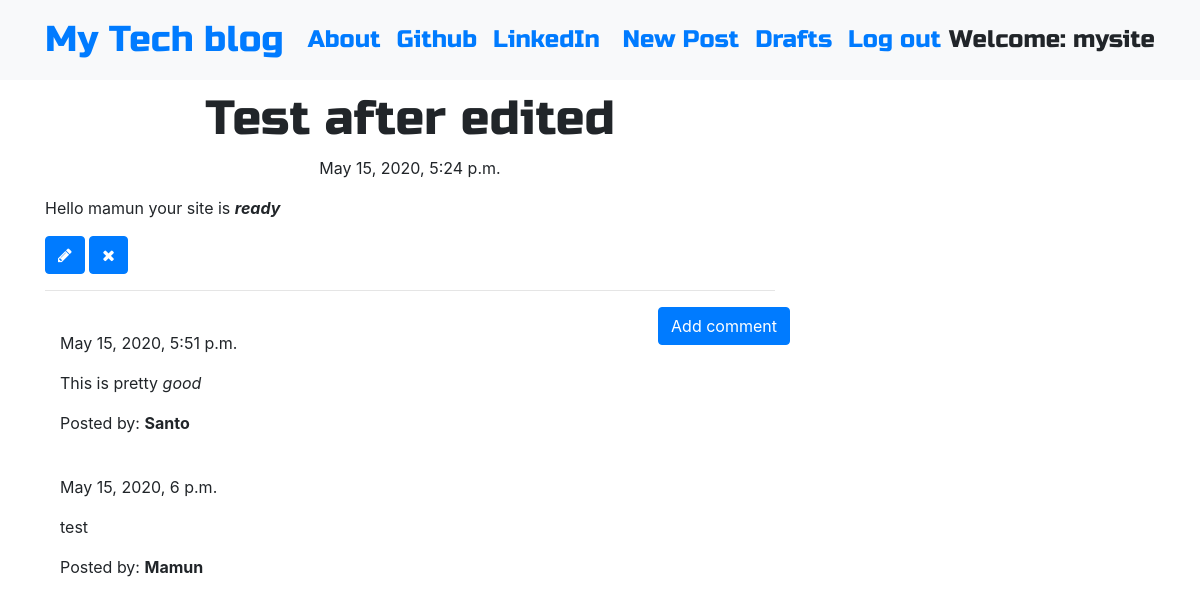
Screenshot of /post/4 (signed in) with the database file from the repository.
### blog/models.py (models this page shows, shortened)
class Post(models.Model):
    author = models.ForeignKey('auth.User',on_delete=models.CASCADE)
    title = models.CharField(max_length=200)
    text = models.TextField()
    created_date = models.DateTimeField(default=timezone.now)
    published_date = models.DateTimeField(blank=True, null=True)

class Comment(models.Model):
    post = models.ForeignKey('blog.Post', related_name='comments',on_delete=models.CASCADE)
    author = models.CharField(max_length=200)
    text = models.TextField()
    created_date = models.DateTimeField(default=timezone.now)
    approved_comment = models.BooleanField(default=False)

### blog/views.py (the view)
# urls.py: path('post/<int:pk>', views.PostDetailView.as_view(), name='post_detail'),
class PostDetailView(DetailView):
    model = Post

### blog/templates/blog/post_detail.html (shortened to what this page needs)
{% extends 'blog/base.html' %}
{% block content %}
        <h1 class='posttitle loader'>{{ post.title }}</h1>
        {% if post.published_date %}
            <div class="date postdate">
                {{ post.published_date }}
            </div>
        {% else %}
            <a class="btn btn-outline-dark" href="{% url 'post_publish' pk=post.pk %}">Publish</a>
        {% endif %}
      <p class='postcontent' >{{ post.text|safe|linebreaksbr }}</p>
      {% if user.is_authenticated %}
          <a class="btn btn-primary" href="{% url 'post_edit' pk=post.pk %}"><span class="fa fa-pencil"></span></a>
          <a class="btn btn-primary" href="{% url 'post_remove' pk=post.pk %}"><span class="fa fa-remove"></span></a>
      {% endif %}
  <hr>
  <a class="btn btn-primary btn-comment" href="{% url 'add_comment_to_post' pk=post.pk %}">Add comment</a>
  <div class="container">
  {% for comment in post.comments.all %}
  <br>
      {% if user.is_authenticated or comment.approved_comment %}
              {{ comment.created_date }}
          <p>{{ comment.text|safe|linebreaks }}</p>
          <p>Posted by: <strong>{{ comment.author }}</strong></p>
      {% endif %}
  {% empty %}
      <p>No comments posted.</p>
  {% endfor %}
</div>
{% endblock %}

### blog/templates/blog/base.html (shortened to what this page needs)
<!DOCTYPE html>
{% load static %}
<html>
  <head>
    <link rel="stylesheet" href="https://stackpath.bootstrapcdn.com/bootstrap/4.1.3/css/bootstrap.min.css"
>
    <link href="https://maxcdn.bootstrapcdn.com/font-awesome/4.7.0/css/font-awesome.min.css" rel="stylesheet">
    <link rel="stylesheet" href="//cdn.jsdelivr.net/medium-editor/latest/css/medium-editor.min.css" type="text/css" media="screen" charset="utf-8">
    <link rel="stylesheet" href="{% static 'css/blog.css' %}">
  </head>
  <body class='loader'>
    <nav class="navbar navbar-expand-lg bg-light techfont">
      <div class="container">
        <div class="navbar-nav align-items-center">
          <a class="navbar-brand bigbrand" href="{% url 'post_list' %}">My Tech blog</a>
          <a class="nav-item nav-link" href="{% url 'about' %}">About</a>
          <a class="nav-item nav-link" href="https://www.github.com">Github</a>
          <a class="nav-item nav-link" href="https://www.linkedin.com">LinkedIn</a>
        </div>
        <div class="navbar-nav align-items-center ml-auto">
          {% if user.is_authenticated %}
            <a class="nav-item nav-link" href="{% url 'post_new' %}">New Post</a>
            <a class="nav-item nav-link" href="{% url 'post_draft_list' %}">Drafts</a>
            <a class="nav-item nav-link" href="{% url 'logout' %}">Log out</a>
            <a >Welcome: {{ user.username }}</a>
          {% else %}
            <a class="nav-item nav-link" href="{% url 'login' %}" aria-label="Login">
              <span class="fa fa-user" aria-hidden="true"></span></a>
          {% endif %}
        </div>
      </div>
    </nav>
          <div class="content container">
              <div class="row">
                  <div class="col-md-8">
                    <div class="blog_posts">
                      {% block content %}
                      {% endblock %}
                    </div>
                  </div>
              </div>
          </div>
  </body>
</html>

### blog/static/css/blog.css (style rules this page uses)
.techfont { font-family: 'Russo One', sans-serif; font-size: 1.5em; margin-bottom: 10px; }
.postdate { text-align: center; }
.posttitle { font-family: 'Russo One', sans-serif; font-size: 3em; text-align: center; }
.postcontent { font-family: 'Montserrat'; font-size: 1.5em; }
.btn-comment { position: absolute; right: 0px; }
.bigbrand { font-size: 1.5em; }
.loader { filter:hue-rotate(0deg); color: linear-gradient(45deg,#0f8,#08f); animation:hue 5000ms infinite linear; }

### rows the page displays
Post: title "Test after edited", published_date "May 15, 2020, 5:24 p.m.", text "Hello mamun your site is ready"
Comment: created_date "May 15, 2020, 5:51 p.m.", text "This is pretty good", author "Santo"
Comment: created_date "May 15, 2020, 6 p.m.", text "test", author "Mamun"

### other values shown
{{ user.username }} "mysite"
